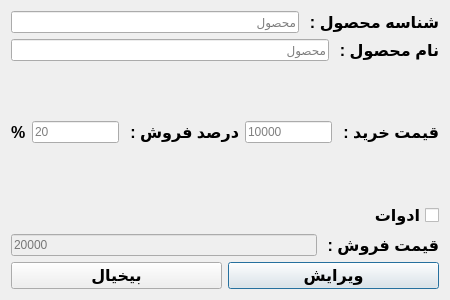
<?xml version="1.0" encoding="UTF-8"?>
<ui version="4.0">
 <class>update_dialog</class>
 <widget class="QDialog" name="update_dialog">
  <property name="geometry">
   <rect>
    <x>0</x>
    <y>0</y>
    <width>450</width>
    <height>300</height>
   </rect>
  </property>
  <property name="minimumSize">
   <size>
    <width>450</width>
    <height>300</height>
   </size>
  </property>
  <property name="windowTitle">
   <string>ویرایش محصول</string>
  </property>
  <property name="layoutDirection">
   <enum>Qt::RightToLeft</enum>
  </property>
  <layout class="QVBoxLayout" name="verticalLayout">
   <item>
    <layout class="QHBoxLayout" name="horizontalLayout_8">
     <item>
      <widget class="QLabel" name="label_8">
       <property name="font">
        <font>
         <family>Arial</family>
         <pointsize>12</pointsize>
         <weight>75</weight>
         <bold>true</bold>
        </font>
       </property>
       <property name="text">
        <string>شناسه محصول : </string>
       </property>
      </widget>
     </item>
     <item>
      <widget class="QLineEdit" name="txt_product_id">
       <property name="alignment">
        <set>Qt::AlignLeading|Qt::AlignLeft|Qt::AlignVCenter</set>
       </property>
       <property name="readOnly">
        <bool>true</bool>
       </property>
       <property name="placeholderText">
        <string>محصول</string>
       </property>
      </widget>
     </item>
    </layout>
   </item>
   <item>
    <layout class="QHBoxLayout" name="horizontalLayout">
     <item>
      <widget class="QLabel" name="label">
       <property name="font">
        <font>
         <family>Arial</family>
         <pointsize>12</pointsize>
         <weight>75</weight>
         <bold>true</bold>
        </font>
       </property>
       <property name="text">
        <string>نام محصول : </string>
       </property>
      </widget>
     </item>
     <item>
      <widget class="QLineEdit" name="txt_product_name">
       <property name="alignment">
        <set>Qt::AlignLeading|Qt::AlignLeft|Qt::AlignVCenter</set>
       </property>
       <property name="placeholderText">
        <string>محصول</string>
       </property>
      </widget>
     </item>
    </layout>
   </item>
   <item>
    <layout class="QHBoxLayout" name="horizontalLayout_2">
     <item>
      <widget class="QLabel" name="label_4">
       <property name="font">
        <font>
         <family>Arial</family>
         <pointsize>12</pointsize>
         <weight>75</weight>
         <bold>true</bold>
        </font>
       </property>
       <property name="text">
        <string>قیمت خرید : </string>
       </property>
      </widget>
     </item>
     <item>
      <widget class="QLineEdit" name="txt_purchase_price">
       <property name="inputMethodHints">
        <set>Qt::ImhDigitsOnly|Qt::ImhPreferNumbers</set>
       </property>
       <property name="inputMask">
        <string/>
       </property>
       <property name="maxLength">
        <number>10</number>
       </property>
       <property name="placeholderText">
        <string>10000</string>
       </property>
      </widget>
     </item>
     <item>
      <widget class="QLabel" name="label_5">
       <property name="font">
        <font>
         <family>Arial</family>
         <pointsize>12</pointsize>
         <weight>75</weight>
         <bold>true</bold>
        </font>
       </property>
       <property name="text">
        <string>درصد فروش : </string>
       </property>
      </widget>
     </item>
     <item>
      <widget class="QLineEdit" name="txt_sales_percent">
       <property name="inputMethodHints">
        <set>Qt::ImhDigitsOnly|Qt::ImhPreferNumbers</set>
       </property>
       <property name="text">
        <string/>
       </property>
       <property name="maxLength">
        <number>3</number>
       </property>
       <property name="placeholderText">
        <string>20</string>
       </property>
      </widget>
     </item>
     <item>
      <widget class="QLabel" name="label_6">
       <property name="font">
        <font>
         <family>Arial</family>
         <pointsize>12</pointsize>
         <weight>75</weight>
         <bold>true</bold>
        </font>
       </property>
       <property name="text">
        <string>%</string>
       </property>
      </widget>
     </item>
    </layout>
   </item>
   <item>
    <layout class="QVBoxLayout" name="verticalLayout_2">
     <item>
      <widget class="QCheckBox" name="checkBox_accessories">
       <property name="font">
        <font>
         <family>Arial</family>
         <pointsize>12</pointsize>
         <weight>75</weight>
         <bold>true</bold>
        </font>
       </property>
       <property name="layoutDirection">
        <enum>Qt::RightToLeft</enum>
       </property>
       <property name="text">
        <string>ادوات</string>
       </property>
      </widget>
     </item>
     <item>
      <layout class="QHBoxLayout" name="horizontalLayout_4">
       <item>
        <widget class="QLabel" name="label_7">
         <property name="font">
          <font>
           <family>Arial</family>
           <pointsize>12</pointsize>
           <weight>75</weight>
           <bold>true</bold>
          </font>
         </property>
         <property name="text">
          <string>قیمت فروش : </string>
         </property>
        </widget>
       </item>
       <item>
        <widget class="QLineEdit" name="txt_sales_price">
         <property name="enabled">
          <bool>false</bool>
         </property>
         <property name="inputMethodHints">
          <set>Qt::ImhDigitsOnly|Qt::ImhPreferNumbers</set>
         </property>
         <property name="inputMask">
          <string/>
         </property>
         <property name="maxLength">
          <number>10</number>
         </property>
         <property name="readOnly">
          <bool>false</bool>
         </property>
         <property name="placeholderText">
          <string>20000</string>
         </property>
        </widget>
       </item>
      </layout>
     </item>
    </layout>
   </item>
   <item>
    <layout class="QHBoxLayout" name="horizontalLayout_3">
     <item>
      <widget class="QPushButton" name="btn_update">
       <property name="font">
        <font>
         <family>Arial</family>
         <pointsize>12</pointsize>
         <weight>75</weight>
         <bold>true</bold>
        </font>
       </property>
       <property name="text">
        <string>ویرایش</string>
       </property>
      </widget>
     </item>
     <item>
      <widget class="QPushButton" name="btn_update_cancel">
       <property name="font">
        <font>
         <family>Arial</family>
         <pointsize>12</pointsize>
         <weight>75</weight>
         <bold>true</bold>
        </font>
       </property>
       <property name="text">
        <string>بیخیال</string>
       </property>
      </widget>
     </item>
    </layout>
   </item>
  </layout>
 </widget>
 <resources/>
 <connections/>
</ui>
